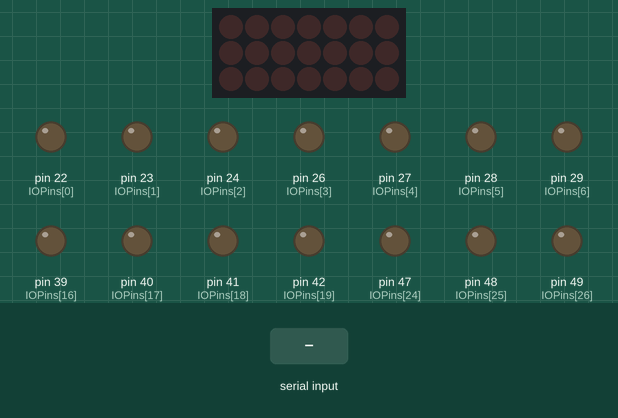
A sketch run on a simulated Arduino Mega 2560, built with avr-gcc and run on an emulated ATmega2560. On the bench: 7×3 LED matrix, output pins drawn as LEDs (lit = HIGH). Wiring (inferred from the names in the program): LED matrix (orientation assumed): rows pin 30, pin 38, pin 46; columns pin 31, pin 32, pin 33, pin 34, pin 35, pin 36, pin 37. The test bench sets the inputs (shaded band). Pins used as bus, display or sensor lines are not drawn; what the sketch prints to the serial monitor is not drawn.

Above: at 1.2 s.
1.3 s: "start" received over Serial
At 2.3 s:
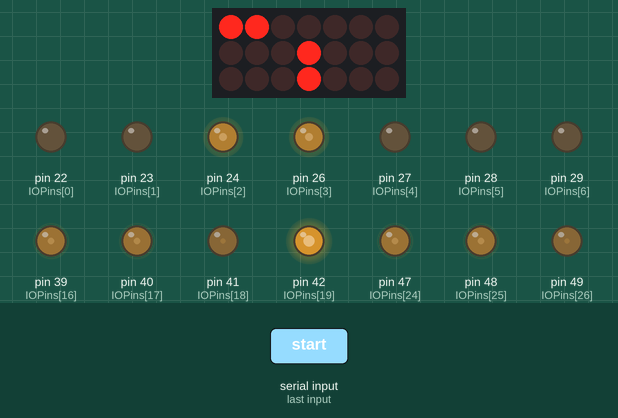
4.3 s: "stop" received over Serial
At 4.8 s:
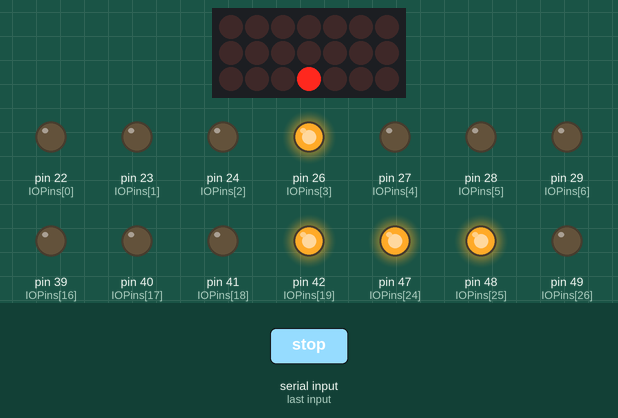
Timing chart, 0 to 13.3 s (numbered marks = the images above; inputs shaded):
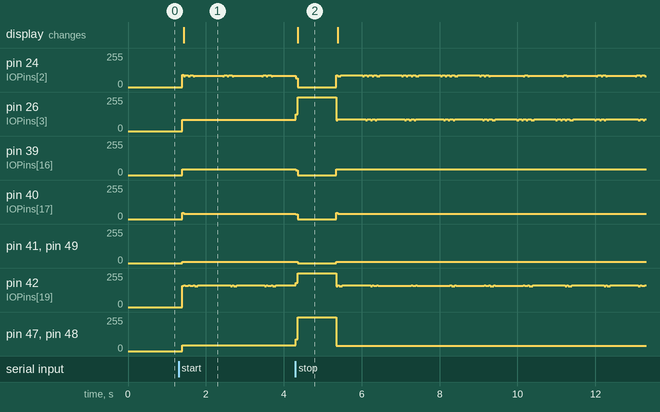

Measured:
- after the input at 1.3 s, pin 24 (IOPins[2]): 0/255 → 91/255 after 0.09 s, then repeats every 1.0 s: 2 × (80/255 0.04 s, 87/255 0.08 s), 80/255 0.04 s, 86/255 0.72 s; pin 26 (IOPins[3]): 0/255 → 86/255 after 0.09 s
- after the input at 4.3 s, pin 39 (IOPins[16]): 45/255 → 0/255 at once, → 45/255 1.0 s later; pin 40 (IOPins[17]): 40/255 → 0/255 at once, → 40/255 1.0 s later

The sketch:

dc_decoder.ino
```cpp
int anArray [48][28] = {
{0,0,0,0,0,0,0,0,0,0,0,0,0,0,0,0,0,0,1,0,0,0,0,0,0,0,1,0},
{0,0,0,0,1,0,0,0,0,0,0,0,0,0,0,0,0,0,1,0,0,0,0,0,0,0,1,0},
{0,0,0,0,0,1,0,0,0,0,0,0,0,0,0,0,0,0,1,0,0,0,0,0,0,0,1,0},
{0,0,0,0,1,1,0,0,0,0,0,0,0,0,0,0,0,0,1,0,0,0,0,0,0,0,1,0},
{0,0,0,0,0,0,1,0,0,0,0,0,0,0,0,0,0,0,1,0,0,0,0,0,0,0,1,0},
{0,0,0,0,1,0,1,0,0,0,0,0,0,0,0,0,0,0,1,0,0,0,0,0,0,0,1,0},
{0,0,0,0,0,1,1,0,0,0,0,0,0,0,0,0,0,0,1,0,0,0,0,0,0,0,1,0},
{0,0,0,0,1,1,1,0,0,0,0,0,0,0,0,0,0,0,1,0,0,0,0,0,0,0,1,0},
{1,0,0,0,0,0,0,0,0,0,1,0,0,0,0,0,0,0,0,0,0,0,0,0,0,0,1,0},
{1,0,0,0,0,0,0,0,0,0,1,0,1,0,0,0,0,0,0,0,0,0,0,0,0,0,1,0},
{1,0,0,0,0,0,0,0,0,0,1,0,0,1,0,0,0,0,0,0,0,0,0,0,0,0,1,0},
{1,0,0,0,0,0,0,0,0,0,1,0,1,1,0,0,0,0,0,0,0,0,0,0,0,0,1,0},
{1,0,0,0,0,0,0,0,0,0,1,0,0,0,1,0,0,0,0,0,0,0,0,0,0,0,1,0},
{1,0,0,0,0,0,0,0,0,0,1,0,1,0,1,0,0,0,0,0,0,0,0,0,0,0,1,0},
{1,0,0,0,0,0,0,0,0,0,1,0,0,1,1,0,0,0,0,0,0,0,0,0,0,0,1,0},
{1,0,0,0,0,0,0,0,0,0,1,0,1,1,1,0,0,0,0,0,0,0,0,0,0,0,1,0},
{0,1,0,0,0,0,0,0,0,0,1,0,0,0,0,0,0,0,1,0,0,0,0,0,0,0,0,0},
{0,1,0,0,0,0,0,0,0,0,1,0,0,0,0,0,0,0,1,0,1,0,0,0,0,0,0,0},
{0,1,0,0,0,0,0,0,0,0,1,0,0,0,0,0,0,0,1,0,0,1,0,0,0,0,0,0},
{0,1,0,0,0,0,0,0,0,0,1,0,0,0,0,0,0,0,1,0,1,1,0,0,0,0,0,0},
{0,1,0,0,0,0,0,0,0,0,1,0,0,0,0,0,0,0,1,0,0,0,1,0,0,0,0,0},
{0,1,0,0,0,0,0,0,0,0,1,0,0,0,0,0,0,0,1,0,1,0,1,0,0,0,0,0},
{0,1,0,0,0,0,0,0,0,0,1,0,0,0,0,0,0,0,1,0,0,1,1,0,0,0,0,0},
{0,1,0,0,0,0,0,0,0,0,1,0,0,0,0,0,0,0,1,0,1,1,1,0,0,0,0,0},
{0,0,0,0,0,0,0,0,0,0,0,0,0,0,0,0,0,0,0,1,0,0,0,0,0,0,0,1},
{0,0,0,0,0,0,0,1,0,0,0,0,0,0,0,0,0,0,0,1,0,0,0,0,0,0,0,1},
{0,0,0,0,0,0,0,0,1,0,0,0,0,0,0,0,0,0,0,1,0,0,0,0,0,0,0,1},
{0,0,0,0,0,0,0,1,1,0,0,0,0,0,0,0,0,0,0,1,0,0,0,0,0,0,0,1},
{0,0,0,0,0,0,0,0,0,1,0,0,0,0,0,0,0,0,0,1,0,0,0,0,0,0,0,1},
{0,0,0,0,0,0,0,1,0,1,0,0,0,0,0,0,0,0,0,1,0,0,0,0,0,0,0,1},
{0,0,0,0,0,0,0,0,1,1,0,0,0,0,0,0,0,0,0,1,0,0,0,0,0,0,0,1},
{0,0,0,0,0,0,0,1,1,1,0,0,0,0,0,0,0,0,0,1,0,0,0,0,0,0,0,1},
{0,0,1,0,0,0,0,0,0,0,0,1,0,0,0,0,0,0,0,0,0,0,0,0,0,0,0,1},
{0,0,1,0,0,0,0,0,0,0,0,1,0,0,0,1,0,0,0,0,0,0,0,0,0,0,0,1},
{0,0,1,0,0,0,0,0,0,0,0,1,0,0,0,0,1,0,0,0,0,0,0,0,0,0,0,1},
{0,0,1,0,0,0,0,0,0,0,0,1,0,0,0,1,1,0,0,0,0,0,0,0,0,0,0,1},
{0,0,1,0,0,0,0,0,0,0,0,1,0,0,0,0,0,1,0,0,0,0,0,0,0,0,0,1},
{0,0,1,0,0,0,0,0,0,0,0,1,0,0,0,1,0,1,0,0,0,0,0,0,0,0,0,1},
{0,0,1,0,0,0,0,0,0,0,0,1,0,0,0,0,1,1,0,0,0,0,0,0,0,0,0,1},
{0,0,1,0,0,0,0,0,0,0,0,1,0,0,0,1,1,1,0,0,0,0,0,0,0,0,0,1},
{0,0,0,1,0,0,0,0,0,0,0,1,0,0,0,0,0,0,0,1,0,0,0,0,0,0,0,0},
{0,0,0,1,0,0,0,0,0,0,0,1,0,0,0,0,0,0,0,1,0,0,0,1,0,0,0,0},
{0,0,0,1,0,0,0,0,0,0,0,1,0,0,0,0,0,0,0,1,0,0,0,0,1,0,0,0},
{0,0,0,1,0,0,0,0,0,0,0,1,0,0,0,0,0,0,0,1,0,0,0,1,1,0,0,0},
{0,0,0,1,0,0,0,0,0,0,0,1,0,0,0,0,0,0,0,1,0,0,0,0,0,1,0,0},
{0,0,0,1,0,0,0,0,0,0,0,1,0,0,0,0,0,0,0,1,0,0,0,1,0,1,0,0},
{0,0,0,1,0,0,0,0,0,0,0,1,0,0,0,0,0,0,0,1,0,0,0,0,1,1,0,0},
{0,0,0,1,0,0,0,0,0,0,0,1,0,0,0,0,0,0,0,1,0,0,0,1,1,1,0,0}};


int IOPins [] = {22, 23, 24, 26, 27, 28, 29, 30, 31, 32, 33, 34, 35, 36, 37, 38, 39, 40, 41, 42, 43, 44, 45, 46, 47, 48, 49}; // Total number of pins used
int totalCols = 28;
int totalRows = 48;

//*************************************************************************************************************************************************************************************************************************
void setup() {
  // the array elements are numbered from 0 to (pinCount - 1).
  // use a for loop to initialize each pin as an output:
  for (int thisPin = 0; thisPin < totalCols; thisPin++)  {
    pinMode(IOPins[thisPin], OUTPUT);
  }
   Serial.begin(9600);
}
//*************************************************************************************************************************************************************************************************************************

char buffer[] = {' ', ' ', ' ', ' ', ' '};

//*************************************************************************************************************************************************************************************************************************
void loop() {
  Serial.print("Please type 'start' with no quotations. You can type stop at any point to quit");

  if(Serial.available()) {
    Serial.readBytes(buffer, 5); //Read instruction
    String input = buffer; //Store the instruction

    if (Serial.available() == 0) {
      Serial.print("I received the command to: ");
      Serial.println(input);

      if (input.equals("start") == 0) {
        for(int i = 0; i < (totalRows/2); i++) { //main program runs by looping through transmiting attenae rows
          while (!(input.equals("stop"))) {
            int nRow = i; // select transmitting antenna
            for (int nCol = 0; nCol < totalCols; nCol++) { //loop through single row of lookup table to turn the transmitting antenna on
               if (anArray[nRow][nCol] == 1) // turn the pin on:
                  digitalWrite(IOPins[nCol], HIGH);
               else   // turn the pin off:
                  digitalWrite(IOPins[nCol], LOW);
            }

            for(nRow = (totalRows/2); nRow < totalRows; nRow ++) { //loop through all rows of receivers to turn them on
              if (nRow != (i + (totalRows/2))){ //check to make sure we are not making the transmitting antenna a receiver
                for (int nCol = 0; nCol < totalCols; nCol++) { //loop through single row of lookup table
                  if (anArray[nRow][nCol] == 1) // turn the pin on:
                    digitalWrite(IOPins[nCol], HIGH);
                  else   // turn the pin off:
                    digitalWrite(IOPins[nCol], LOW);
                }
              }
            }

            if(Serial.available())   { //Check to make sure there is no new instruction from user
              Serial.readBytes(buffer, 5) ;
              String input = buffer;
            }
          }
        }

        if (input.equals("stop")) //Print if user has requested to stop
          Serial.print("System has received intruction to quit; Exiting Application.......");
      }

      else //Print if user did not type start
        Serial.print("I did not received the command to start");
    }
  }
}
//*************************************************************************************************************************************************************************************************************************
```
